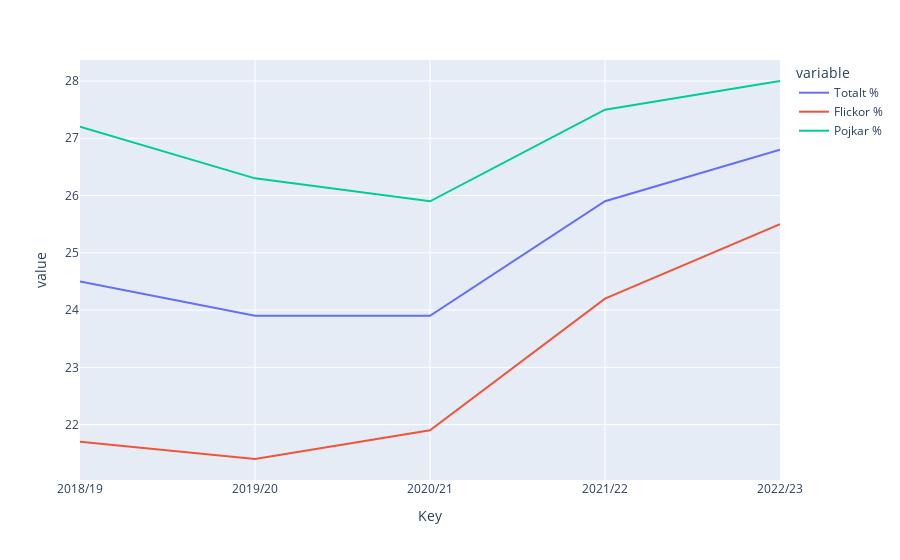

Source (notebook cell):
### Code cell
# - a) Rita ett linjediagram för andel elever som saknar godkänt betyg i ett eller fler ämnen för läsår 18-23. Ta med totalt,
# flickor och pojkar i samma graf.
# df_year = df_grades.iloc[:5]
# df_year
df_ig = df_grades[["Key", "Totalt %", "Flickor %", "Pojkar %"]].iloc[:5]
df_ig

px.line(df_ig, y=["Totalt %", "Flickor %", "Pojkar %"], x="Key")

### Figure 1 — Plotly figure (JSON) as saved in the notebook; plotly's stock layout.template omitted (floating-point values rounded to 4 significant figures)
{"data": [{"hovertemplate": "variable=Totalt %<br>Key=%{x}<br>value=%{y}<extra></extra>", "legendgroup": "Totalt %", "line": {"color": "#636efa", "dash": "solid"}, "marker": {"symbol": "circle"}, "mode": "lines", "name": "Totalt %", "orientation": "v", "showlegend": true, "type": "scatter", "x": ["2018/19", "2019/20", "2020/21", "2021/22", "2022/23"], "xaxis": "x", "y": [24.5, 23.9, 23.9, 25.9, 26.8], "yaxis": "y"}, {"hovertemplate": "variable=Flickor %<br>Key=%{x}<br>value=%{y}<extra></extra>", "legendgroup": "Flickor %", "line": {"color": "#EF553B", "dash": "solid"}, "marker": {"symbol": "circle"}, "mode": "lines", "name": "Flickor %", "orientation": "v", "showlegend": true, "type": "scatter", "x": ["2018/19", "2019/20", "2020/21", "2021/22", "2022/23"], "xaxis": "x", "y": [21.7, 21.4, 21.9, 24.2, 25.5], "yaxis": "y"}, {"hovertemplate": "variable=Pojkar %<br>Key=%{x}<br>value=%{y}<extra></extra>", "legendgroup": "Pojkar %", "line": {"color": "#00cc96", "dash": "solid"}, "marker": {"symbol": "circle"}, "mode": "lines", "name": "Pojkar %", "orientation": "v", "showlegend": true, "type": "scatter", "x": ["2018/19", "2019/20", "2020/21", "2021/22", "2022/23"], "xaxis": "x", "y": [27.2, 26.3, 25.9, 27.5, 28], "yaxis": "y"}], "layout": {"legend": {"title": {"text": "variable"}, "tracegroupgap": 0}, "margin": {"t": 60}, "xaxis": {"anchor": "y", "domain": [0, 1], "title": {"text": "Key"}}, "yaxis": {"anchor": "x", "domain": [0, 1], "title": {"text": "value"}}}}
